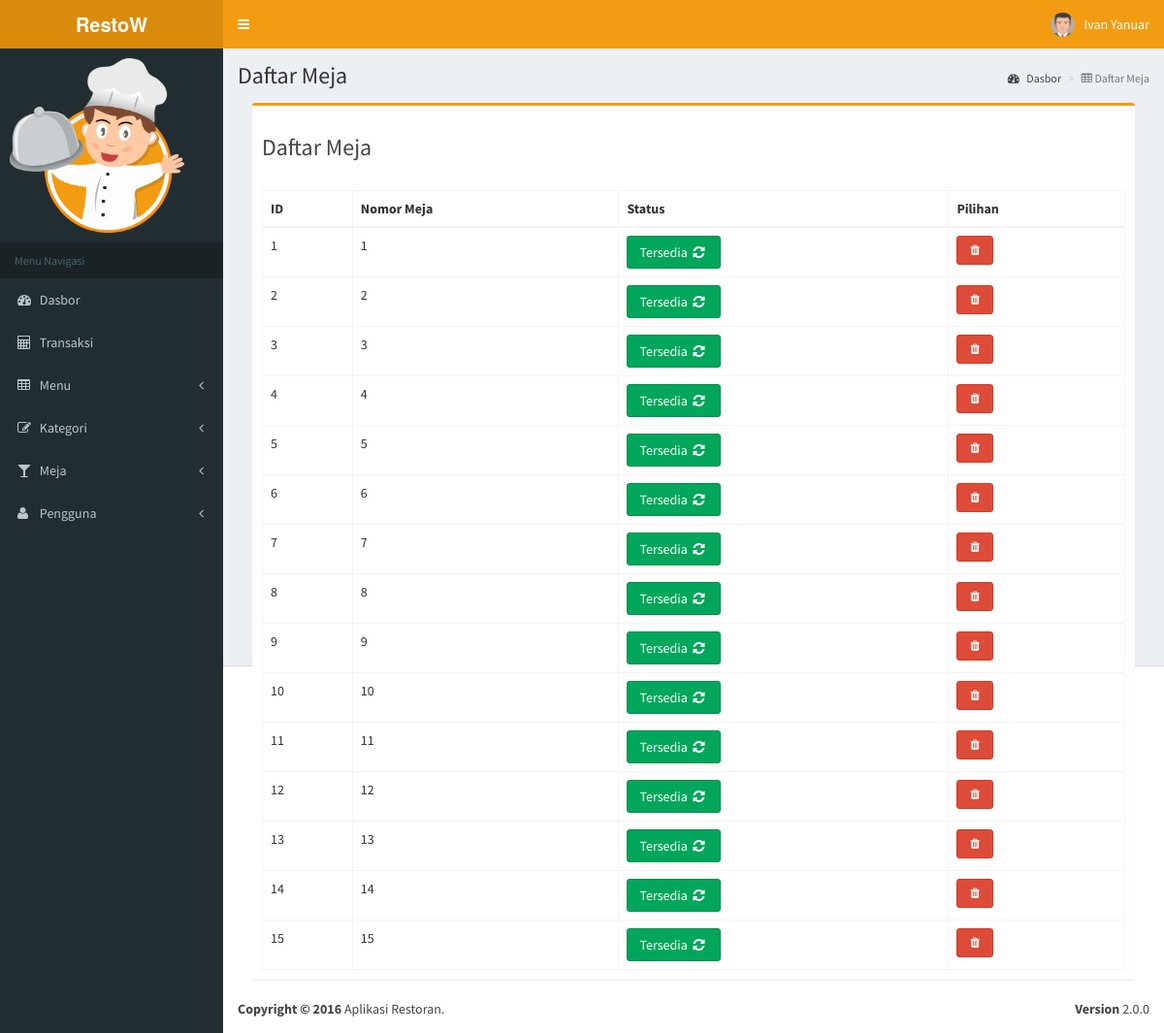
The app's page /admin/table.php (signed in) with its own data.
### tables this page shows
CREATE TABLE IF NOT EXISTS `tables` (
  `id_table` int(10) NOT NULL,
  `no_table` int(10) NOT NULL,
  `status` int(1) NOT NULL
);

### class/dbconfig.php (called while the page is built, shortened)
<?php
  class Database
  {
        ?>
        <?php
    public function is_logged_in()
    {
      if(isset($_SESSION['username']))
      {
        return true;
      }
    }
  }
?>

### class/table.php (called while the page is built, shortened)
<?php
  require_once 'dbconfig.php';
  class Table extends Database
  {
    private $conn;
    public function __construct()
    {
      $db = $this->dbConnection();
      $this->conn = $db;
    }
    public function getAllTable()
    {
      $stmt = $this->conn->prepare("SELECT * FROM tables");
      $stmt->execute();
      return $stmt;
    }
  }
?>

### admin/table.php (the view, shortened to what this page needs)
<?php
  require_once '../class/table.php';
  $table = new Table();
  if(!$table->is_logged_in())
  {
    header('location: login.php');
  }else{
    if($_SESSION['level'] != 1){
      echo "<script>
        location.href='transaction.php';
      </script>";
    }else{
      include_once('core/head.php');
      include_once('core/header.php');
      include_once('core/sidebar.php');
?>
      <div class="content-wrapper" style="min-height:901px;">
        <section class="content-header">
          <h1>
            Daftar Meja
          </h1>
          <ol class="breadcrumb">
            <li><a href="index.php"><i class="fa fa-dashboard"></i> Dasbor</a></li>
            <li class="active"><i class="fa fa-table"></i> Daftar Meja</li>
          </ol>
        </section>
        <section class="content">
          <div class="col-lg-12">
            <?php
              $table->alertDanger('harusDiisi','<strong>Gagal!</strong> tidak boleh kosong');
            ?>
            <div class="box box-warning">
              <div class="box-header">
                <h3>Daftar Meja</h3>
              </div>
              <div class="box-body table-responsive">
                <table id="table" class="table table-bordered table-stripped">
                  <thead>
                    <tr>
                      <th>ID</th>
                      <th>Nomor Meja</th>
                      <th>Status</th>
                      <th>Pilihan</th>
                    </tr>
                  </thead>
                  <tbody>
                    <?php
                      $stmt = $table->getAllTable();
                      if($stmt->rowCount() > 0)
                      {
                        while($row = $stmt->fetch(PDO::FETCH_ASSOC))
                        {
                          ?>
                          <tr>
                            <td><?= $row['id_table']; ?></td>
                            <td><?= $row['no_table']; ?></td>
                            <td>
                              <?php
                              if($row['status'] == 1){
                                echo "
                                  <div class='available_$row[id_table]'>
                                    <button type='button' class='btn btn-success available' name='available' data-id='$row[id_table]'>Tersedia <i class='fa fa-fw fa-refresh'></i></button>
                                  </div>
                                ";
                              }
                              ?>
                            </td>
                            <td><a href="?hapus_id=<?= $row['id_table']; ?>" role='button' class='btn btn-danger btn-sm'><i class='fa fa-fw fa-trash'></i></a></td>
                          </tr>
                        <?php
                      }
                    }else{
                      ?>
                      <tr>
                        <td colspan="4" align="center">Tidak ada data untuk ditampilkan.</td>
                      </tr>
                      <?php
                    }
                    ?>
                  </tbody>
                </table>
              </div>
            </div>
          </div>
        </section>
      </div>
<?php
      include_once('core/footer.php');
    }
  }
?>

### records on screen
tables: id_table "1", no_table "1"
tables: id_table "2", no_table "2"
tables: id_table "3", no_table "3"
tables: id_table "4", no_table "4"
tables: id_table "5", no_table "5"
tables: id_table "6", no_table "6"
tables: id_table "7", no_table "7"
tables: id_table "8", no_table "8"
tables: id_table "9", no_table "9"
tables: id_table "10", no_table "10"
tables: id_table "11", no_table "11"
tables: id_table "12", no_table "12"
tables: id_table "13", no_table "13"
tables: id_table "14", no_table "14"
tables: id_table "15", no_table "15"

### other values on screen
$user->nm_user() "Ivan Yanuar"
